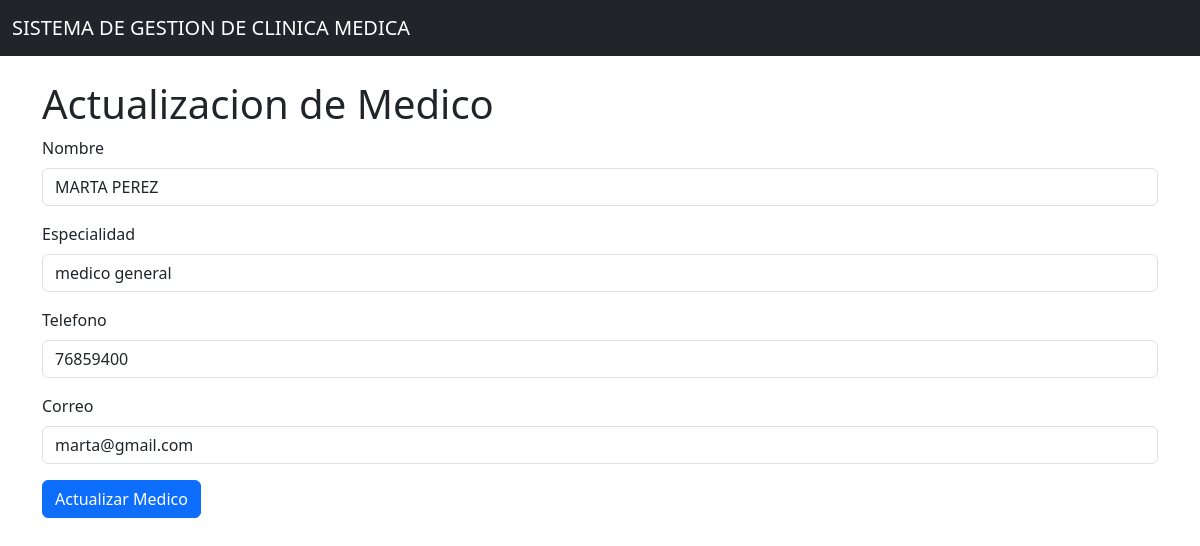
Page /medicos/edit/1 on the committed database.
### models/medico_model.py (models this page shows, shortened)
class Medico(db.Model):
    __tablename__ = "medicos"
    id = db.Column(db.Integer, primary_key=True)
    nombre = db.Column(db.String(100), nullable=False)
    especialidad = db.Column(db.String(100), nullable=False)
    telefono = db.Column(db.String(20), nullable=False)
    correo = db.Column(db.String(100), nullable=False)
    consultas = db.relationship('Consulta', back_populates='medico', cascade='all, delete-orphan')
    citas = db.relationship('Cita', back_populates='medico', cascade='all, delete-orphan')
    @staticmethod
    def get_by_id(id):
        return Medico.query.get(id)
    def delete(self):
        db.session.delete(self)
        db.session.commit()

### controllers/medico_controller.py (the view, shortened to what this page needs)
@medico_bp.route("/edit/<int:id>", methods=['GET', 'POST'])
def edit(id):
    medico = Medico.get_by_id(id)
    return medico_view.edit(medico)

### run.py (called while the page is built)
@app.context_processor
def inject_active_path():
    def is_active(path):
        return 'active' if request.path == path else ''
    return dict(is_active=is_active, session=session)

### views/medico_view.py (called while the page is built)
def edit(medico):
    return render_template('medicos/edit.html', medico=medico)

### templates/medicos/edit.html (shortened to what this page needs)
{% extends 'base.html' %}
{% block content %}
<h1>Actualizacion de Medico</h1>
<form action="{{ url_for('medico.edit', id=medico.id) }}" method="POST">
  <div class="mb-3">
    <label class="form-label">Nombre</label>
    <input type="text" class="form-control" name="nombre" value="{{ medico.nombre }}" required>
  </div>
  <div class="mb-3">
    <label class="form-label">Especialidad</label>
    <input type="text" class="form-control" name="especialidad" value="{{ medico.especialidad }}" required>
  </div>
  <div class="mb-3">
    <label class="form-label">Telefono</label>
    <input type="text" class="form-control" name="telefono" value="{{ medico.telefono }}" required>
  </div>
  <div class="mb-3">
    <label class="form-label">Correo</label>
    <input type="email" class="form-control" name="correo" value="{{ medico.correo }}" required>
  </div>
  <button type="submit" class="btn btn-primary">Actualizar Medico</button>
</form>
{% endblock %}

### rows in the picture
Medico: nombre "MARTA PEREZ", especialidad "medico general", telefono "76859400", correo "marta@gmail.com"
